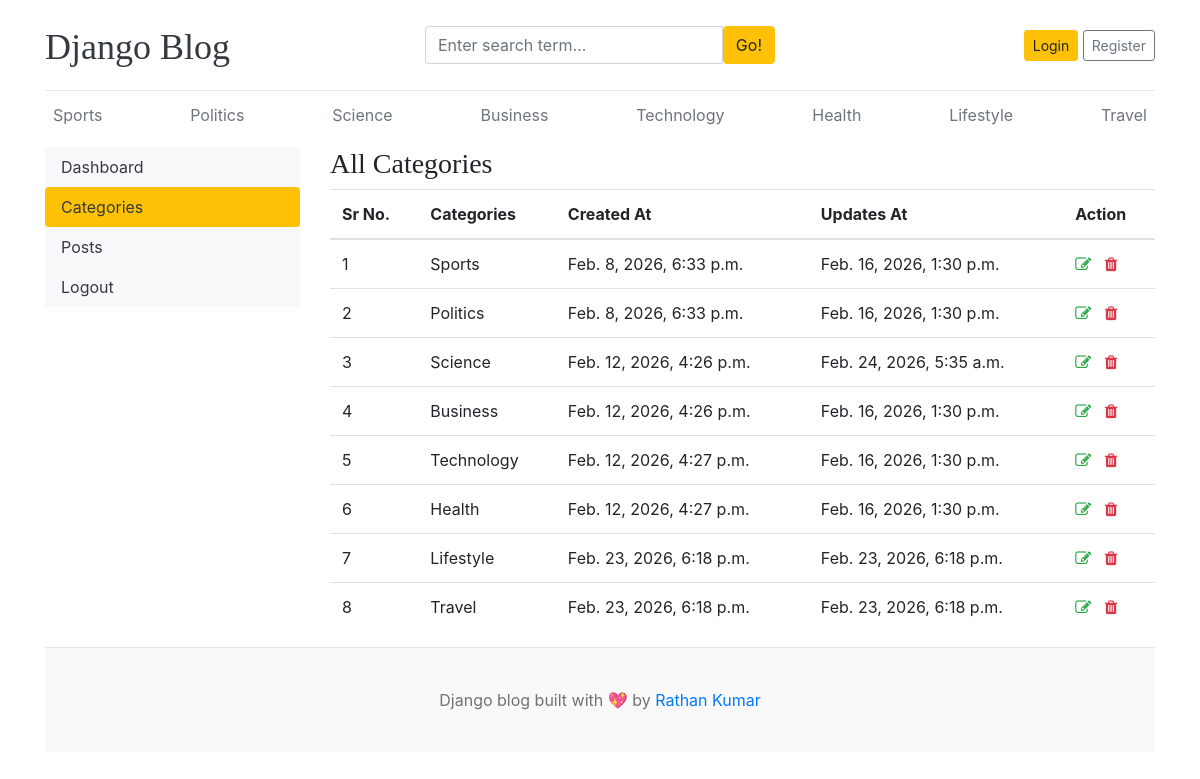
/dashboard/categories/, run on the app's committed database.
### Blogapp/models.py (models this page shows)
class Category(models.Model):
    category_name = models.CharField(max_length=50, unique=True)
    created_at = models.DateTimeField(auto_now_add=True)
    updated_at = models.DateTimeField(auto_now=True)
    class Meta:
        verbose_name_plural = 'categories'
    def __str__(self):
        return self.category_name

### dashboard/views.py (the view)
# urls.py: path('categories/',views.categories, name='categories'),
def categories(request):
    return render(request, 'dashboard/categories.html')

### Blogapp/context_processors.py (called while the page is built)
def get_categories(request):
    categories = Category.objects.all()
    return dict(categories=categories)

def get_social_link(request):
    social_link = SocialLink.objects.all()
    return dict(social_link=social_link)

### Blogapp/templates/dashboard/categories.html (shortened to what this page needs)
{% extends 'base.html' %}
{% block content %}
<div class="row">
    {% include 'dashboard/sidebar.html' %}
    <div class="col-md-9">
        <h3>All Categories</h3>
        <table class="table table-hover">
  <thead>
    <tr>
      <th>Sr No.</th>
      <th>Categories</th>
      <th>Created At</th>
      <th>Updates At</th>
      <th>Action</th>
    </tr>
  </thead>
  <tbody>
    <tr>
        {% for cat in categories %}
      <td>{{ forloop.counter }}</td>
      <td>{{cat}}</td>
      <td>{{ cat.created_at}}</td>
      <td>{{ cat.updated_at}}</td>
      <td>
        <a href=""><i class="fa fa-edit text-success"></i></a>
        <a href=""><i class="fa fa-trash text-danger"></i></a>
      </td>
    </tr>
    {% endfor %}
  </tbody>
</table>
    </div>
</div>
{% endblock %}

### Blogapp/templates/base.html (shortened to what this page needs)
{% load static %}
<!DOCTYPE html>
<html lang="en">
<head>
    <link href="https://getbootstrap.com/docs/4.0/dist/css/bootstrap.min.css" rel="stylesheet">
    <link href="{% static 'css/blog.css' %}" rel="stylesheet">
    <link rel="stylesheet" href="https://cdnjs.cloudflare.com/ajax/libs/font-awesome/4.7.0/css/font-awesome.min.css">
  </head>
<body>
    <div class="container">
      <header class="blog-header py-3">
        <div class="row flex-nowrap justify-content-between align-items-center">
          <div class="col-4 pt-1">
            <a class="blog-header-logo text-dark" href="/">Django Blog</a>
          </div>
          <div class="col-4">
            <form action="{% url 'search' %}" method="GET">
              <div class="input-group">
                <input class="form-control" type="text" name="keyword" value="{{ keyword }}" placeholder="Enter search term..." aria-label="Enter search term..." aria-describedby="button-search" />
                <button type="submit" class="btn btn-warning" id="button-search" type="button">Go!</button>
            </div>
            </form>
          </div>
          <div class="col-4 d-flex justify-content-end align-items-center">
            {% if not user.is_authenticated %}
            <a class="btn btn-sm btn-warning" href="{% url 'login' %}">Login</a> &nbsp;
            <a class="btn btn-sm btn-outline-secondary" href="{% url 'register' %}">Register</a>
            {% else %}
            <span><a href="{% url 'dashboard' %}">Dashboard</a></span>
            &emsp;
            <span><a href="{% url 'logout' %}">Logout</a></span>
            {% endif %}
          </div>
        </div>
      </header>
      <div class="nav-scroller py-1 mb-2">
        <nav class="nav d-flex justify-content-between">
          {% for cat in categories %}
          <a class="p-2 text-muted" href="{% url 'posts_by_category' cat.id %}">{{ cat.category_name }}</a>
          {% endfor %}
        </nav>
      </div>
{% block content %}
{% endblock %}
<footer class="blog-footer">
    <p>Django blog built with 💖 by <a href="#">Rathan Kumar</a></p>
  </footer>
  </body>
  </html>

### Blogapp/static/css/blog.css (style rules this page uses)
.blog-header { border-bottom: 1px solid #e5e5e5; }
.blog-header-logo { font-family: "Playfair Display", Georgia, "Times New Roman", serif; font-size: 2.25rem; }
h1, h2, h3, h4, h5, h6 { font-family: "Playfair Display", Georgia, "Times New Roman", serif; }
.blog-footer { padding: 2.5rem 0; color: #727272; text-align: center; background-color: #f9f9f9; border-top: .05rem solid #e5e5e5; }
.blog-footer p:last-child { margin-bottom: 0; }

### data on the page
Category: category_name "Sports", created_at "Feb. 8, 2026, 6:33 p.m.", updated_at "Feb. 16, 2026, 1:30 p.m."
Category: category_name "Politics", created_at "Feb. 8, 2026, 6:33 p.m.", updated_at "Feb. 16, 2026, 1:30 p.m."
Category: category_name "Science", created_at "Feb. 12, 2026, 4:26 p.m.", updated_at "Feb. 24, 2026, 5:35 a.m."
Category: category_name "Business", created_at "Feb. 12, 2026, 4:26 p.m.", updated_at "Feb. 16, 2026, 1:30 p.m."
Category: category_name "Technology", created_at "Feb. 12, 2026, 4:27 p.m.", updated_at "Feb. 16, 2026, 1:30 p.m."
Category: category_name "Health", created_at "Feb. 12, 2026, 4:27 p.m.", updated_at "Feb. 16, 2026, 1:30 p.m."
Category: category_name "Lifestyle", created_at "Feb. 23, 2026, 6:18 p.m.", updated_at "Feb. 23, 2026, 6:18 p.m."
Category: category_name "Travel", created_at "Feb. 23, 2026, 6:18 p.m.", updated_at "Feb. 23, 2026, 6:18 p.m."
